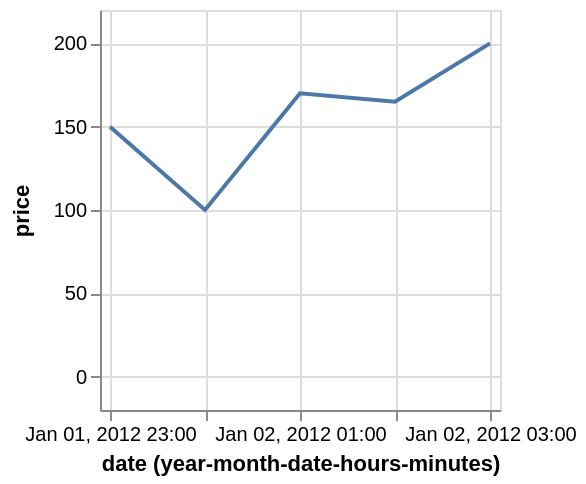

Vega-Lite specification stored for this chart:
### Vega specification from a JSON file in a GitHub repository (floating-point values rounded to 4 significant figures)
{"$schema": "https://vega.github.io/schema/vega/v4.json", "description": "Google's stock price over time.", "autosize": "pad", "padding": 5, "width": 200, "height": 200, "style": "cell", "data": [{"name": "source_0", "values": [{"date": "Sun, 01 Jan 2012 23:00:00", "price": 150}, {"date": "Sun, 02 Jan 2012 00:00:00", "price": 100}, {"date": "Sun, 02 Jan 2012 01:00:00", "price": 170}, {"date": "Sun, 02 Jan 2012 02:00:00", "price": 165}, {"date": "Sun, 02 Jan 2012 03:00:00", "price": 200}]}, {"name": "data_0", "source": "source_0", "transform": [{"type": "formula", "expr": "toDate(datum[\"date\"])", "as": "date"}, {"type": "formula", "as": "yearmonthdatehoursminutes_date", "expr": "datetime(year(datum[\"date\"]), month(datum[\"date\"]), date(datum[\"date\"]), hours(datum[\"date\"]), minutes(datum[\"date\"]), 0, 0)"}]}], "marks": [{"name": "marks", "type": "line", "style": ["line"], "sort": {"field": "datum[\"yearmonthdatehoursminutes_date\"]", "order": "descending"}, "from": {"data": "data_0"}, "encode": {"update": {"stroke": {"value": "#4c78a8"}, "tooltip": {"signal": "{\"date (year-month-date-hours-minutes)\": utcFormat(datum[\"yearmonthdatehoursminutes_date\"], '%b %d, %Y %H:%M'), \"price\": format(datum[\"price\"], \"\")}"}, "x": {"scale": "x", "field": "yearmonthdatehoursminutes_date"}, "y": {"scale": "y", "field": "price"}, "defined": {"signal": "datum[\"yearmonthdatehoursminutes_date\"] !== null && !isNaN(datum[\"yearmonthdatehoursminutes_date\"]) && datum[\"price\"] !== null && !isNaN(datum[\"price\"])"}}}}], "scales": [{"name": "x", "type": "utc", "domain": {"data": "data_0", "field": "yearmonthdatehoursminutes_date"}, "range": [0, {"signal": "width"}], "padding": 5}, {"name": "y", "type": "linear", "domain": {"data": "data_0", "field": "price"}, "range": [{"signal": "height"}, 0], "nice": true, "zero": true, "padding": 5}], "axes": [{"scale": "x", "orient": "bottom", "grid": false, "title": "date (year-month-date-hours-minutes)", "labelFlush": true, "labelOverlap": true, "tickCount": {"signal": "ceil(width/40)"}, "encode": {"labels": {"update": {"text": {"signal": "utcFormat(datum.value, '%b %d, %Y %H:%M')"}}}}, "zindex": 1}, {"scale": "x", "orient": "bottom", "gridScale": "y", "grid": true, "tickCount": {"signal": "ceil(width/40)"}, "domain": false, "labels": false, "maxExtent": 0, "minExtent": 0, "ticks": false, "zindex": 0}, {"scale": "y", "orient": "left", "grid": false, "title": "price", "labelOverlap": true, "tickCount": {"signal": "ceil(height/40)"}, "zindex": 1}, {"scale": "y", "orient": "left", "gridScale": "x", "grid": true, "tickCount": {"signal": "ceil(height/40)"}, "domain": false, "labels": false, "maxExtent": 0, "minExtent": 0, "ticks": false, "zindex": 0}], "config": {"axisY": {"minExtent": 30}}}
